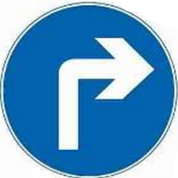
#> input picture right.jpg, 178 x 178 px
$ python detect.py
#> lines starting #> are read from the running program, lines starting #| are printed output that depends on the picture
import cv2
import numpy as np


def match(img, template, threshold):
    res = cv2.matchTemplate(img, template, cv2.TM_CCOEFF_NORMED)
    res[res < threshold] = 0
    return np.sum(res)


def detect_sign(img, sign_threshold, right, straight, left, area):
    img = img[area[0]:area[1], area[2]:area[3]]
    similarity = {0: 0, 1: 0, 2: 0}

    for i, template in enumerate([right, straight, left]):
        sim = match(img, template, sign_threshold)
        if sim > similarity[i]: similarity[i] = sim

    final_sim = max(similarity.values())
    if not final_sim: return 0, 0.0
    return {v: k for k, v in similarity.items()}[final_sim] - 1, final_sim


def detect(img, threshold, template, area):
    return match(img[area[0]:area[1], area[2]:area[3]], template, threshold)


size = 50 # original 178*178
right = cv2.resize(cv2.imread("right.jpg", 0), (size, size))
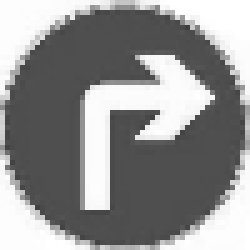
#> right: shape (50, 50) (shown 5 times larger); min 62, max 255, mean 144.3
straight = cv2.resize(cv2.imread("straight.jpg", 0), (size, size))
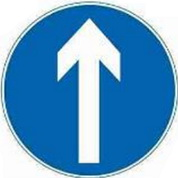
#> input picture straight.jpg, 178 x 178 px
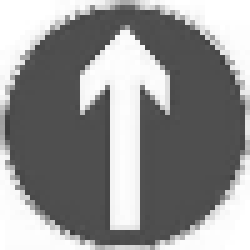
#> straight: shape (50, 50) (shown 5 times larger); min 61, max 255, mean 145
left = cv2.resize(cv2.imread("left.jpg", 0), (size, size))
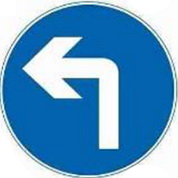
#> input picture left.jpg, 178 x 178 px
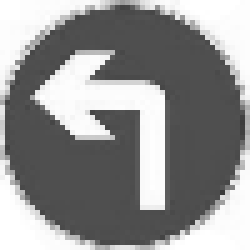
#> left: shape (50, 50) (shown 5 times larger); min 57, max 255, mean 145
sign_area = (0, 200, 80, 500) # 有效区域，up down left right
sign_threshold = 0.5          # 越大越容易漏过，越小越容易错误，有效值在0~1之间
sign_conf_threshold = 15      # 越大越容易漏过，越小越容易错误，有效值在10~50之间

zebra = cv2.imread("zebra.jpg", 0) # 40*275
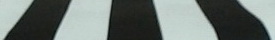
#> input picture zebra.jpg, 275 x 40 px
#> zebra: shape (40, 275); min 5, max 216, mean 114.6
zebra_area = (300, 420, 0, 580)    # 有效区域，up down left right
zebra_threshold = 0.6              # 越大越容易漏过，越小越容易错误，有效值在0~1之间
zebra_conf_threshold = 10          # 越大越容易漏过，越小越容易错误，有效值在10~350之间
